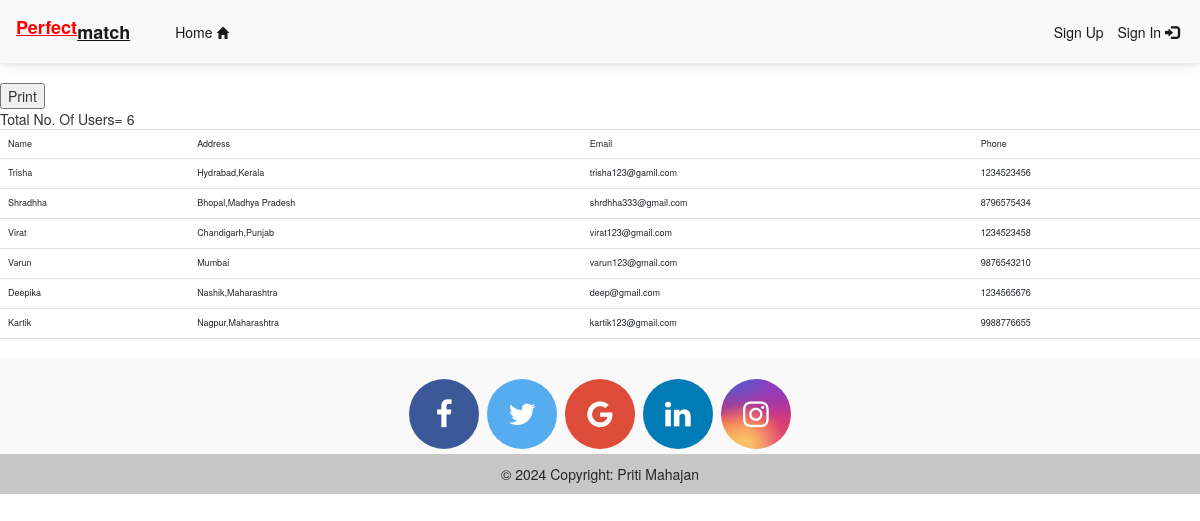
The app's page /report.php with its own data.
### tables this page shows
CREATE TABLE `regtable` (
  `reg_id` int(11) NOT NULL,
  `uname` varchar(20) NOT NULL,
  `profile_for` varchar(20) NOT NULL,
  `gender` varchar(6) NOT NULL,
  `dob` int(11) NOT NULL,
  `religion` varchar(25) NOT NULL,
  `mother_tongue` varchar(30) NOT NULL,
  `caste` varchar(35) NOT NULL,
  `country` varchar(25) NOT NULL,
  `address` varchar(50) NOT NULL,
  `mob_no` bigint(10) NOT NULL,
  `email_id` varchar(20) NOT NULL,
  `password` varchar(30) NOT NULL,
  `img1` text NOT NULL,
  `marital_status` varchar(10) NOT NULL,
  `city` varchar(10) NOT NULL,
  `state` varchar(15) NOT NULL,
  `age` float NOT NULL,
  `height` int(11) NOT NULL,
  `weight` int(11) NOT NULL,
  `skin_tone` varchar(20) NOT NULL,
  `handicap` varchar(3) NOT NULL,
  `food` varchar(15) NOT NULL,
  `smooking` varchar(3) NOT NULL,
  `drinking` varchar(3) NOT NULL,
  `family_status` varchar(20) NOT NULL,
  `family_type` varchar(20) NOT NULL,
  `family_values` varchar(20) NOT NULL,
  `degree` varchar(30) NOT NULL,
  `college` varchar(50) NOT NULL,
  `organisation_name` varchar(50) NOT NULL,
  `job_rol` varchar(50) NOT NULL,
  `company_name` varchar(50) NOT NULL,
  `annual_income` int(11) NOT NULL
);

### report.php (the view, shortened to what this page needs)
<html>
<head>
	<?php require 'head.php';?>
</head>
<body>
<?php require 'menu.php';?>
<input type="button" onclick="print()" name="" value="Print"><br>
Total No. Of Users=
<?php
$q=mysqli_query($con,"select count(*) as totaluser from regtable");
$r=mysqli_fetch_array($q);
echo $r['totaluser'];
?>
<table class="table">
	<tr>
		<td>Name</td>
		<td>Address</td>
		<td>Email</td>
		<td>Phone</td>
	</tr>
<?php
$q=mysqli_query($con,"select * from regtable");
while ($r=mysqli_fetch_array($q)) {
	?>
	<Tr>
		<td>
	<?php echo $r["uname"];?>
</td>
<td>
	<?php echo $r["address"];?>
</td>
<td>
	<?php echo $r["email_id"];?>
</td>
<td>
	<?php echo $r["mob_no"];?>
</td>
</Tr>
<?php
}
?>
</table>
<?php require 'footer.php';?>
</body>
</html>

### head.php (shortened to what this page needs)
<link rel="stylesheet" href="css/mdb.min.css" />

### menu.php (shortened to what this page needs)
 <link rel="stylesheet" href="https://maxcdn.bootstrapcdn.com/bootstrap/3.4.0/css/bootstrap.min.css">
<nav class="navbar navbar-expand-lg navbar-light bg-light">
  <div class="container-fluid">
   <b><a class="navbar-brand" href="#"><p style="color:red"><u>Perfect</u></p><u>match</u></a>
</b>
    <div class="collapse navbar-collapse" id="navbarText">
      <ul class="navbar-nav me-auto mb-2 mb-lg-0">
        <li class="nav-item">
          <a class="nav-link active" aria-current="page" href="index.php"> Home <span class="glyphicon glyphicon-home" style="font-size:12px"></span></a>
        </li>
      </ul>
<ul class="nav navbar-nav navbar-right">
        <?php
        if($_SESSION['email_id']==null){
          ?>
           <li class="nav-item">
          <a class="nav-link active" aria-current="page" href="register.php"> Sign Up <span class="glyphicon glyphicon-sign-up"></a></a>
        </li>
        <li class="nav-item">
          <a class="nav-link active" aria-current="page" href="login.php">  Sign In <span class="glyphicon glyphicon-log-in"></a>
        </li>
        <?php
       }
       ?>
      </ul>
    </div>
  </div>
</nav>

### footer.php (shortened to what this page needs)
<footer class="bg-light text-center text-white">
  <div class="container p-4 pb-0">
<link rel="stylesheet" href="https://cdnjs.cloudflare.com/ajax/libs/font-awesome/4.7.0/css/font-awesome.min.css">
<a href="#" class="fa fa-facebook"></a>
<a href="#" class="fa fa-twitter"></a>
<a href="#" class="fa fa-google"></a>
<a href="#" class="fa fa-linkedin"></a>
<a href="#" class="fa fa-instagram"></a>
  </div>
  <div class="text-center text-dark p-3" style="background-color: rgba(0, 0, 0, 0.2);">
    © 2024 Copyright: Priti Mahajan
  </div>
</footer>

### footer.php (style rules this page uses)
.fa { padding: 20px; font-size: 30px; width: 70px; text-align: center; text-decoration: none; margin: 5px 2px; border-radius: 50%; }
.fa-facebook { background: #3B5998; color: white; }
.fa-twitter { background: #55ACEE; color: white; }
.fa-google { background: #dd4b39; color: white; }
.fa-linkedin { background: #007bb5; color: white; }
.fa-instagram { background: radial-gradient(circle farthest-corner at 35% 90%, #fec564, transparent 50%), radial-gradient(circle farthest-corner at 0 140%, #fec564, transparent 50%), radial-gradient(ellipse farthest-corner at 0 -25%, #5258cf, transparent 50%), radial-gradient(ellipse farthest-corner at 20% -50%, #5258cf, transparent 50%), radial-gradient(ellipse farthest-corner at 100% 0, #893dc2, transparent 50%), radial-gradient(ellipse farthest-corner at 60% -20%, #893dc2, transparent 50%), radial-gradient(ellipse farthest-corner at 100% 100%, #d9317a, transparent), linear-gradient(#6559ca, #bc318f 30%, #e33f5f 50%, #f77638 70%, #fec66d 100%); color: white; }

### records on screen
regtable: uname "Trisha", address "Hydrabad,Kerala", email "trisha123@gamil.com", mob_no "1234523456"
regtable: uname "Shradhha", address "Bhopal,Madhya Pradesh", email "shrdhha333@gmail.com", mob_no "8796575434"
regtable: uname "Virat", address "Chandigarh,Punjab", email "virat123@gmail.com", mob_no "1234523458"
regtable: uname "Varun", address "Mumbai", email "varun123@gmail.com", mob_no "9876543210"
regtable: uname "Deepika", address "Nashik,Maharashtra", email "deep@gmail.com", mob_no "1234565676"
regtable: uname "Kartik", address "Nagpur,Maharashtra", email "kartik123@gmail.com", mob_no "9988776655"

### other values on screen
$r['totaluser'] "6"
